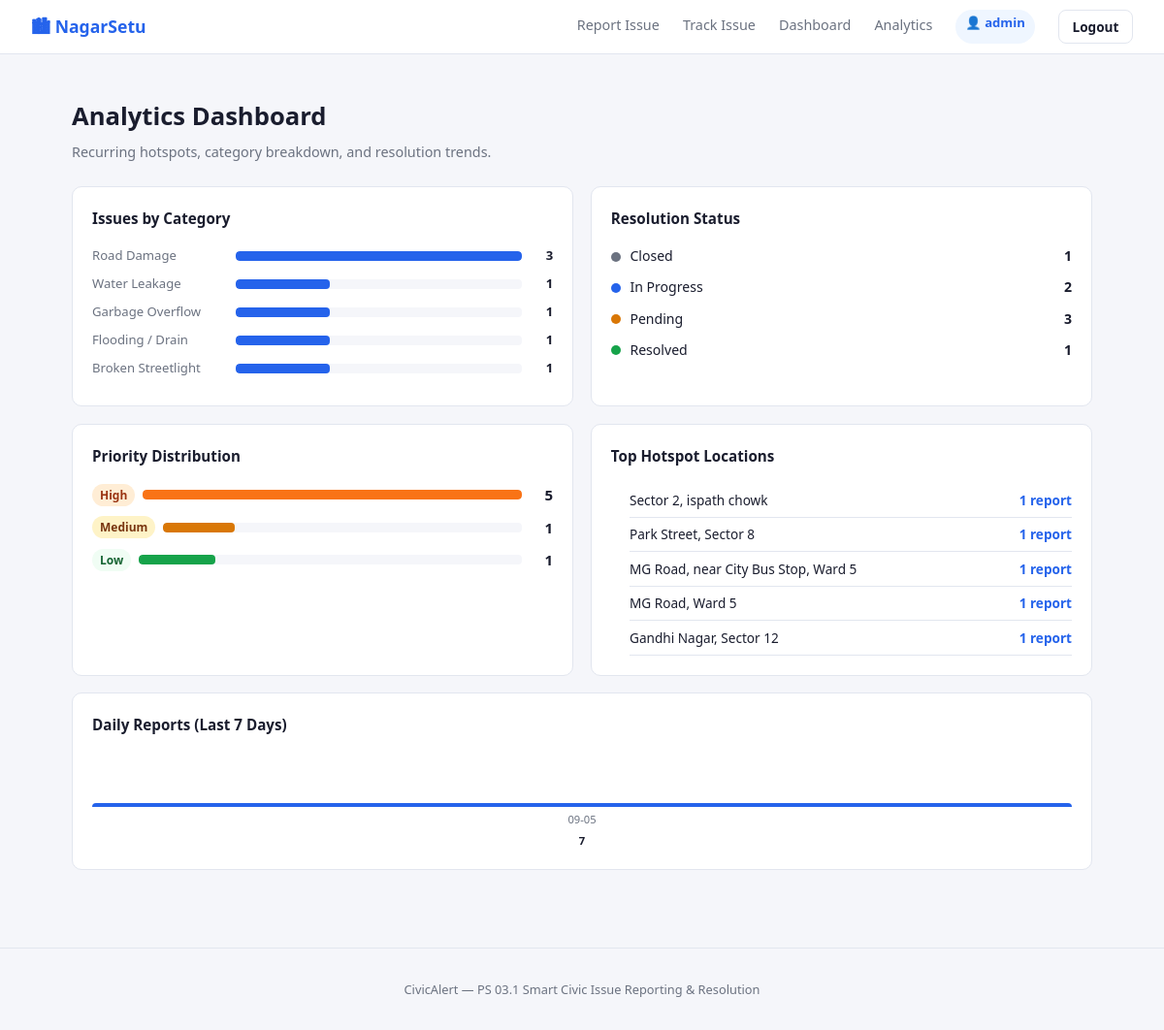
Screenshot of /analytics (signed in) with the database file from the repository.
### tables this page shows
CREATE TABLE issues (
        id          TEXT PRIMARY KEY,
        name        TEXT NOT NULL,
        phone       TEXT,
        category    TEXT NOT NULL,
        severity    TEXT NOT NULL,
        description TEXT NOT NULL,
        location    TEXT NOT NULL,
        photo       TEXT,
        status      TEXT DEFAULT 'Pending',
        priority_score INTEGER DEFAULT 0,
        priority_label TEXT DEFAULT 'Low',
        assigned_to TEXT,
        admin_notes TEXT,
        created_at  TEXT NOT NULL,
        updated_at  TEXT NOT NULL
    );

### app.py (the view)
@app.route('/analytics')
@login_required
def analytics():
    conn = get_db()
    cat_data = conn.execute(
        "SELECT category, COUNT(*) as cnt FROM issues GROUP BY category ORDER BY cnt DESC"
    ).fetchall()
    status_data = conn.execute(
        "SELECT status, COUNT(*) as cnt FROM issues GROUP BY status"
    ).fetchall()
    priority_data = conn.execute(
        "SELECT priority_label, COUNT(*) as cnt FROM issues GROUP BY priority_label ORDER BY priority_score DESC"
    ).fetchall()
    location_data = conn.execute(
        "SELECT location, COUNT(*) as cnt FROM issues GROUP BY location ORDER BY cnt DESC LIMIT 5"
    ).fetchall()
    trend_data = conn.execute(
        """SELECT substr(created_at,1,10) as day, COUNT(*) as cnt
           FROM issues GROUP BY day ORDER BY day DESC LIMIT 7"""
    ).fetchall()
    conn.close()
    return render_template('analytics.html',
                           cat_data=cat_data,
                           status_data=status_data,
                           priority_data=priority_data,
                           location_data=location_data,
                           trend_data=trend_data)

### app.py (called while the page is built)
def login_required(f):
    @wraps(f)
    def decorated(*args, **kwargs):
        if not session.get('admin_logged_in'):
            flash('Please log in to access the authority dashboard.', 'error')
            return redirect(url_for('admin_login', next=request.path))
        return f(*args, **kwargs)
    return decorated

def get_db():
    conn = sqlite3.connect(DB_PATH)
    conn.row_factory = sqlite3.Row
    return conn

### templates/analytics.html (shortened to what this page needs)
{% extends "base.html" %}
{% block content %}
<div class="page-header">
  <h1>Analytics Dashboard</h1>
  <p>Recurring hotspots, category breakdown, and resolution trends.</p>
</div>
<div class="analytics-grid">
  <div class="chart-card">
    <h2>Issues by Category</h2>
    {% for row in cat_data %}
    <div class="bar-row">
      <span class="bar-label">{{ row.category }}</span>
      <div class="bar-track">
        <div class="bar-fill"
             style="width: {{ (row.cnt / (cat_data[0].cnt or 1) * 100) | int }}%"></div>
      </div>
      <span class="bar-num">{{ row.cnt }}</span>
    </div>
    {% else %}
    <p class="no-data">No data yet.</p>
    {% endfor %}
  </div>
  <div class="chart-card">
    <h2>Resolution Status</h2>
    <div class="status-pills">
      {% for row in status_data %}
      <div class="status-pill">
        <span class="pill-dot dot-{{ row.status | lower | replace(' ','_') }}"></span>
        <span>{{ row.status }}</span>
        <strong>{{ row.cnt }}</strong>
      </div>
      {% else %}
      <p class="no-data">No data yet.</p>
      {% endfor %}
    </div>
  </div>
  <div class="chart-card">
    <h2>Priority Distribution</h2>
    {% set max_p = namespace(val=1) %}
    {% for row in priority_data %}{% if row.cnt > max_p.val %}{% set max_p.val = row.cnt %}{% endif %}{% endfor %}
    {% for row in priority_data %}
    <div class="priority-dist-row">
      <span class="badge badge-priority-{{ row.priority_label | lower }}">{{ row.priority_label }}</span>
      <div class="bar-track">
        <div class="bar-fill bar-priority-{{ row.priority_label | lower }}"
             style="width: {{ (row.cnt / max_p.val * 100) | int }}%"></div>
      </div>
      <span class="bar-num">{{ row.cnt }}</span>
    </div>
    {% else %}
    <p class="no-data">No data yet.</p>
    {% endfor %}
  </div>
  <div class="chart-card">
    <h2>Top Hotspot Locations</h2>
    <ol class="hotspot-list">
      {% for row in location_data %}
      <li>
        <span class="hotspot-loc">{{ row.location[:50] }}{% if row.location|length > 50 %}…{% endif %}</span>
        <span class="hotspot-cnt">{{ row.cnt }} report{{ 's' if row.cnt != 1 }}</span>
      </li>
      {% else %}
      <li class="no-data">No data yet.</li>
      {% endfor %}
    </ol>
  </div>
  <div class="chart-card chart-wide">
    <h2>Daily Reports (Last 7 Days)</h2>
    {% if trend_data %}
    <div class="trend-bars">
      {% set max_cnt = trend_data | map(attribute='cnt') | max %}
      {% for row in trend_data | reverse %}
      <div class="trend-col">
        <div class="trend-bar" style="height: {{ (row.cnt / (max_cnt or 1) * 100) | int }}%"></div>
        <span class="trend-label">{{ row.day[5:] }}</span>
        <span class="trend-num">{{ row.cnt }}</span>
      </div>
      {% endfor %}
    </div>
    {% else %}
    <p class="no-data">No trend data yet.</p>
    {% endif %}
  </div>
</div>
{% endblock %}

### static/style.css (style rules this page uses)
:root { --bg: #f5f6fa; --surface: #ffffff; --border: #e2e6ef; --text: #1a1d2e; --muted: #6b7280; --primary: #2563eb; --primary-h:#1d4ed8; --success: #16a34a; --warning: #d97706; --danger: #dc2626; --info: #0891b2; --radius: 8px; --shadow: 0 1px 4px rgba(0,0,0,.08); }
*, *::before, *::after { box-sizing: border-box; margin: 0; padding: 0; }
body { font-family: 'Segoe UI', system-ui, sans-serif; background: var(--bg); color: var(--text); font-size: 15px; line-height: 1.6; }
.page-header { margin-bottom: 1.5rem; }
.page-header h1 { font-size: 1.6rem; font-weight: 700; }
.page-header p { color: var(--muted); font-size: .9rem; margin-top: .25rem; }
.badge { display: inline-block; padding: 2px 8px; border-radius: 20px; font-size: .75rem; font-weight: 600; }
.badge-priority-high { background:#ffedd5; color:#9a3412; }
.badge-priority-medium { background:#fef3c7; color:#78350f; }
.badge-priority-low { background:#f0fdf4; color:#166534; }
.analytics-grid { display: grid; grid-template-columns: 1fr 1fr; gap: 1.1rem; }
.chart-card { background: var(--surface); border: 1px solid var(--border); border-radius: 10px; padding: 1.25rem; }
.chart-card h2 { font-size: .95rem; font-weight: 700; margin-bottom: 1rem; }
.chart-wide { grid-column: 1 / -1; }
.bar-row { display: flex; align-items: center; gap: .5rem; margin-bottom: .5rem; font-size: .82rem; }
.bar-label { width: 140px; color: var(--muted); white-space: nowrap; overflow: hidden; text-overflow: ellipsis; flex-shrink: 0; }
.bar-track { flex: 1; background: var(--bg); border-radius: 4px; height: 10px; overflow: hidden; }
.bar-fill { height: 100%; background: var(--primary); border-radius: 4px; transition: width .3s; }
.bar-fill.bar-priority-high { background: #f97316; }
.bar-fill.bar-priority-medium { background: var(--warning); }
.bar-fill.bar-priority-low { background: var(--success); }
.bar-num { font-weight: 700; width: 24px; text-align: right; }
.status-pills { display: flex; flex-direction: column; gap: .6rem; }
.status-pill { display: flex; align-items: center; gap: .6rem; font-size: .88rem; }
.status-pill strong { margin-left: auto; }
.pill-dot { width: 10px; height: 10px; border-radius: 50%; flex-shrink: 0; }
.dot-pending { background: var(--warning); }
.dot-in_progress { background: var(--primary); }
.dot-resolved { background: var(--success); }
.dot-closed { background: var(--muted); }
.priority-dist-row { display: flex; align-items: center; gap: .5rem; margin-bottom: .6rem; }
.hotspot-list { padding-left: 1.2rem; }
.hotspot-list li { display: flex; justify-content: space-between; align-items: center; padding: .4rem 0; border-bottom: 1px solid var(--border); font-size: .85rem; }
.hotspot-cnt { color: var(--primary); font-weight: 700; white-space: nowrap; }
.trend-bars { display: flex; align-items: flex-end; gap: .5rem; height: 100px; padding-top: 10px; }
.trend-col { display: flex; flex-direction: column; align-items: center; flex: 1; gap: 4px; }
.trend-bar { width: 100%; background: var(--primary); border-radius: 4px 4px 0 0; min-height: 4px; transition: height .3s; }
.trend-label { font-size: .7rem; color: var(--muted); }
.trend-num { font-size: .7rem; font-weight: 700; }

### rows the page displays
issues: category "Water Leakage", {{ (row.cnt / (cat_data[0].cnt or 1) * 100) | int }} 33 (drawn), cnt "1"
issues: category "Garbage Overflow", {{ (row.cnt / (cat_data[0].cnt or 1) * 100) | int }} 33 (drawn), cnt "1", location "Gandhi Nagar, Sector 12"
issues: category "Flooding / Drain", {{ (row.cnt / (cat_data[0].cnt or 1) * 100) | int }} 33 (drawn), cnt "1", location "MG Road, Ward 5"
issues: category "Broken Streetlight", {{ (row.cnt / (cat_data[0].cnt or 1) * 100) | int }} 33 (drawn), cnt "1", location "Park Street, Sector 8"
issues: location "Sector 2, ispath chowk", cnt "1"
issues: location "MG Road, near City Bus Stop, Ward 5", cnt "1"

### other values shown
{{ session.get('admin_user') }} "admin"
{{ row.category }} "Road Damage"
{{ row.cnt }} "3"
{{ row.status }} "Closed" "In Progress" "Pending" "Resolved"
{{ row.cnt }} "1" "2" "3" "1"
{{ row.priority_label }} "High" "Medium" "Low"
{{ row.cnt }} "5" "1" "1"
{{ row.day[5:] }} "09-05"
{{ row.cnt }} "7"
